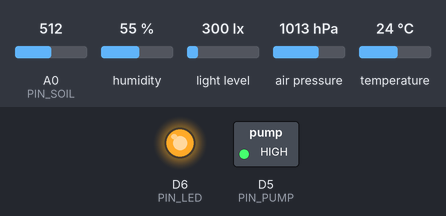
A sketch run on a simulated ESP8266 (Wemos D1 mini). On the bench: switched loads named in the sketch (green lamp = pin HIGH), output pins drawn as LEDs (lit = HIGH). Inputs (shaded band) come from the test bench; at power-on: A0 (PIN_SOIL) = 512, humidity 55 %, light level 300 lx, air pressure 1013 hPa, temperature 24 °C. WiFi joins after 1.5 s; servers stay silent unless stated; uploads are accepted with an empty reply; the local clock reads 2024-03-15 10:24:30 at power-on unless the sketch sets it; what the sketch prints to the serial monitor is not drawn.

Above: at 0.1 s.
At 2.0 s:
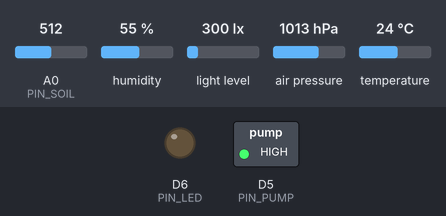
Timing chart, 0 to 3.5 s (numbered marks = the images above):
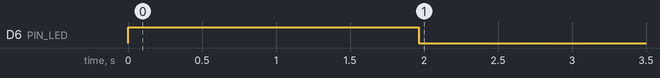

The sketch:

smart_farm.ino
```cpp
/*
  ระบบฟาร์มอัจฉริยะ IoT สำหรับพืชอวบน้ำ — เฟิร์มแวร์ D1 Mini ESP8266
  ขาต่อตามตารางที่ 3-1 / ภาพที่ 3-2
    BME280, BH1750 : SDA = D2, SCL = D1 (I2C ร่วมกัน)
    Soil Moisture  : A0
    รีเลย์ปั๊ม (IN1) : D5     รีเลย์ไฟ LED (IN2) : D6

  ไลบรารีที่ต้องติดตั้ง (Library Manager):
    Adafruit BME280 Library, BH1750 (by Christopher Laws), ArduinoJson (v7)
  บอร์ด: LOLIN(WEMOS) D1 R2 & mini  (แพ็กเกจ esp8266 by ESP8266 Community)

  การทำงานทุก 60 วินาที (ภาพที่ 3-3):
    ตรวจ Wi-Fi -> อ่านค่าเซ็นเซอร์ -> ส่งข้อมูลและรับค่าตั้ง -> ควบคุมปั๊มและไฟ
  ถ้าเน็ตหลุด ระบบยังควบคุมตามเกณฑ์ล่าสุดต่อไปได้ และจะต่อ Wi-Fi ใหม่เอง
*/
#include <ESP8266WiFi.h>
#include <ESP8266HTTPClient.h>
#include <WiFiClientSecureBearSSL.h>
#include <Wire.h>
#include <Adafruit_BME280.h>
#include <BH1750.h>
#include <ArduinoJson.h>
#include <time.h>
#include "config.h"

// ถ้ามีไฟล์ model.h (ได้จาก ai/train_model.py) อยู่ในโฟลเดอร์เดียวกัน จะเปิดโหมด AI ให้อัตโนมัติ
#if __has_include("model.h")
  #include "model.h"
  #define HAS_MODEL 1
#else
  #define HAS_MODEL 0
#endif

const uint8_t PIN_PUMP = D5;
const uint8_t PIN_LED  = D6;
const uint8_t PIN_SOIL = A0;

// ---------------- ค่าตั้ง (ค่าเริ่มต้นตามตารางที่ 3-3 และ 3-6; เซิร์ฟเวอร์ส่งค่าใหม่มาแทนได้) ----------------
struct Settings {
  char  mode[8]      = "auto";  // auto = ตามเกณฑ์, ai = โหมด AI, manual = สั่งเองจากเว็บ
  float soilOn       = 30;      // ความชื้นต่ำกว่านี้ -> เริ่มให้น้ำ
  float soilOff      = 45;      // ให้น้ำจนถึงค่านี้
  float luxOn        = 2000;    // กลางวันและแสงต่ำกว่านี้ -> เปิดไฟ
  float luxOff       = 3000;    // แสงเกินนี้ -> ปิดไฟ
  int   dayStart     = 6;       // กลางวัน 06.00–18.00 น.
  int   dayEnd       = 18;
  int   pumpPulseSec = 5;       // เปิดปั๊ม 5 วินาทีต่อรอบ
  int   maxPulsesDay = 40;      // ป้องกันเพิ่มเติม: เปิดปั๊มได้ไม่เกินกี่ครั้งต่อวัน
  float aiPredMin    = 30;      // ค่าพยากรณ์ 3 ชม. ต่ำกว่านี้ -> ให้น้ำล่วงหน้าช่วงเช้า
  float aiEmergency  = 20;      // ความชื้นปัจจุบันต่ำกว่านี้ -> ให้น้ำทันที
  int   aiStart      = 6;       // ช่วงให้น้ำล่วงหน้า 06.00–10.00 น.
  int   aiEnd        = 10;
} cfg;

struct Reading {
  float t = NAN, rh = NAN, p = NAN, lux = NAN, soil = NAN;
  int   soilRaw = -1;
  bool  okBme = false, okLux = false, okSoil = false;
  bool ok() const { return okBme && okLux && okSoil; }
};

Adafruit_BME280 bme;
BH1750 lightMeter(0x23);
bool bmeReady = false, luxReady = false;

// ---------------- สถานะ ----------------
bool pumpOn = false, ledOn = false, ledManual = false, watering = false;
unsigned long pumpOffAt = 0, lastCycle = 0, lastWifiTry = 0;
unsigned long lastWaterMs = 0;      // millis() ตอนให้น้ำครั้งล่าสุด (0 = ยังไม่รู้)
long  serverWaterAgoS = -1;         // เวลาตั้งแต่ให้น้ำล่าสุดที่เซิร์ฟเวอร์บอก (ใช้หลังรีบูต)
int   pulsesToday = 0, pulsesToReport = 0, today = -1;
const char* pumpSource = "auto";
const char* decision = "start";
bool  firstCycle = true, serverOk = false;

// ---------------- ค่าเฉลี่ย 10 นาที สำหรับโมเดล AI (หัวข้อ 3.4.6 ข้อ 2) ----------------
struct Avg { float t, rh, p, lux, soil; };
Avg   ring[7];                       // ย้อนหลัง 1 ชั่วโมง = 7 ช่อง (ปัจจุบัน + 6 ช่องก่อนหน้า)
int   ringCount = 0;
Avg   sum = {0, 0, 0, 0, 0};
int   sumCount = 0, cyclesInWindow = 0;
float prediction = NAN;              // ความชื้นที่พยากรณ์ในอีก 3 ชม. (NAN = ยังไม่มี)
unsigned long predictionAt = 0;

// ======================================================================
void relayWrite(uint8_t pin, bool on) {
  digitalWrite(pin, (on ^ RELAY_ACTIVE_LOW) ? HIGH : LOW);
}

void setPump(bool on) {
  if (on && !pumpOn) {
    unsigned long sec = constrain(cfg.pumpPulseSec, 1, 10);   // ป้องกัน: เปิดได้สูงสุด 10 วินาทีต่อครั้ง
    pumpOffAt = millis() + sec * 1000UL;
    lastWaterMs = millis(); if (lastWaterMs == 0) lastWaterMs = 1;
    serverWaterAgoS = -1;
    pulsesToday++; pulsesToReport++;
  }
  pumpOn = on;
  relayWrite(PIN_PUMP, on);
}

void setLed(bool on) {
  ledOn = on;
  relayWrite(PIN_LED, on);
}

// ---------------- เวลา ----------------
bool timeValid() { return time(nullptr) > 1700000000; }

float hourNow() {                     // ชั่วโมงแบบทศนิยม เช่น 13.5 = 13.30 น. (-1 = ยังไม่ได้เวลาจาก NTP)
  if (!timeValid()) return -1;
  time_t now = time(nullptr);
  struct tm* lt = localtime(&now);
  return lt->tm_hour + lt->tm_min / 60.0f;
}

int dayOfYear() {
  if (!timeValid()) return (int)(millis() / 86400000UL);
  time_t now = time(nullptr);
  return localtime(&now)->tm_yday;
}

// ---------------- Wi-Fi ----------------
void ensureWifi() {
  if (WiFi.status() == WL_CONNECTED) return;
  if (millis() - lastWifiTry < 30000UL && lastWifiTry != 0) return;   // ลองใหม่ทุก 30 วินาที ไม่บล็อกการควบคุม
  lastWifiTry = millis();
  Serial.println(F("[WiFi] กำลังเชื่อมต่อใหม่..."));
  WiFi.disconnect();
  WiFi.begin(WIFI_SSID, WIFI_PASS);
}

// ---------------- เซ็นเซอร์ ----------------
void initSensors() {
  if (!bmeReady) bmeReady = bme.begin(0x76, &Wire) || bme.begin(0x77, &Wire);
  if (!luxReady) luxReady = lightMeter.begin(BH1750::CONTINUOUS_HIGH_RES_MODE, 0x23, &Wire);
}

Reading readSensors() {
  Reading r;
  initSensors();                               // ถ้าเซ็นเซอร์หลุดแล้วต่อกลับ จะเริ่มใหม่ได้เอง
  if (bmeReady) {
    r.t  = bme.readTemperature();
    r.rh = bme.readHumidity();
    r.p  = bme.readPressure() / 100.0f;
    r.okBme = !isnan(r.t) && !isnan(r.rh) && !isnan(r.p) &&
              r.t > -10 && r.t < 60 && r.rh >= 0 && r.rh <= 100 && r.p > 800 && r.p < 1100;
    if (!r.okBme) bmeReady = false;
  }
  if (luxReady) {
    r.lux = lightMeter.readLightLevel();
    r.okLux = r.lux >= 0 && r.lux < 65536;
    if (!r.okLux) luxReady = false;
  }
  long acc = 0;
  for (int i = 0; i < 10; i++) { acc += analogRead(PIN_SOIL); delay(5); }
  r.soilRaw = acc / 10;
  // สายหลุดหรือเซ็นเซอร์เสีย ค่ามักจะชิด 0 หรือ 1023
  r.okSoil = r.soilRaw > 30 && r.soilRaw < 1010;
  if (r.okSoil) {
    float pct = (float)(SOIL_RAW_DRY - r.soilRaw) * 100.0f / (SOIL_RAW_DRY - SOIL_RAW_WET);
    r.soil = constrain(pct, 0.0f, 100.0f);
  }
  return r;
}

// ---------------- AI: ค่าเฉลี่ย 10 นาทีและการพยากรณ์ ----------------
float hoursSinceWater() {
  if (lastWaterMs != 0) return (millis() - lastWaterMs) / 3600000.0f;
  if (serverWaterAgoS >= 0) return serverWaterAgoS / 3600.0f;
  return 72;                                  // ไม่ทราบ -> ใช้ค่าสูงสุดตามที่ฝึกโมเดล
}

void updateAverages(const Reading& r) {
  if (r.ok()) {
    sum.t += r.t; sum.rh += r.rh; sum.p += r.p; sum.lux += r.lux; sum.soil += r.soil; sumCount++;
  }
  cyclesInWindow++;
  if ((unsigned long)cyclesInWindow * CYCLE_SECONDS < 600) return;   // ยังไม่ครบ 10 นาที

  if (sumCount >= cyclesInWindow / 2) {
    Avg a = { sum.t / sumCount, sum.rh / sumCount, sum.p / sumCount, sum.lux / sumCount, sum.soil / sumCount };
    if (ringCount == 7) { for (int i = 0; i < 6; i++) ring[i] = ring[i + 1]; ringCount = 6; }
    ring[ringCount++] = a;
  } else {
    ringCount = 0;                            // ข้อมูลขาดช่วง -> เริ่มนับ 1 ชั่วโมงใหม่ (กลไกสำรอง)
  }
  sum = {0, 0, 0, 0, 0}; sumCount = 0; cyclesInWindow = 0;

#if HAS_MODEL
  float h = hourNow();
  if (ringCount == 7 && h >= 0) {
    const Avg& now = ring[6];
    double in[9] = { now.t, now.rh, now.p, now.lux, now.soil,
                     now.soil - ring[0].soil,
                     sin(2 * PI * h / 24.0), cos(2 * PI * h / 24.0),
                     min(hoursSinceWater(), 72.0f) };
    double y = score(in);                     // ลำดับตรงกับ FEATURES ใน train_model.py
    prediction = (y >= 0 && y <= 100) ? (float)y : NAN;
    predictionAt = millis();
  } else {
    prediction = NAN;
  }
#endif
}

bool aiReady() {
  return HAS_MODEL && !isnan(prediction) && millis() - predictionAt < 15UL * 60000UL;
}

// ---------------- ส่งข้อมูลและรับค่าตั้ง ----------------
void applySettings(JsonObjectConst s) {
  if (s.isNull()) return;
  const char* m = s["mode"] | cfg.mode;
  if (!strcmp(m, "auto") || !strcmp(m, "ai") || !strcmp(m, "manual")) strlcpy(cfg.mode, m, sizeof(cfg.mode));
  cfg.soilOn       = s["soil_on"]        | cfg.soilOn;
  cfg.soilOff      = s["soil_off"]       | cfg.soilOff;
  cfg.luxOn        = s["lux_on"]         | cfg.luxOn;
  cfg.luxOff       = s["lux_off"]        | cfg.luxOff;
  cfg.dayStart     = s["day_start"]      | cfg.dayStart;
  cfg.dayEnd       = s["day_end"]        | cfg.dayEnd;
  cfg.pumpPulseSec = s["pump_pulse_s"]   | cfg.pumpPulseSec;
  cfg.maxPulsesDay = s["max_pulses_day"] | cfg.maxPulsesDay;
  cfg.aiPredMin    = s["ai_pred_min"]    | cfg.aiPredMin;
  cfg.aiEmergency  = s["ai_emergency"]   | cfg.aiEmergency;
  cfg.aiStart      = s["ai_start"]       | cfg.aiStart;
  cfg.aiEnd        = s["ai_end"]         | cfg.aiEnd;
}

void runCommand(JsonObjectConst c, const Reading& r) {
  if (c.isNull()) return;
  const char* dev = c["device"] | "";
  const char* act = c["action"] | "";
  Serial.printf("[คำสั่ง] %s %s\n", dev, act);
  if (!strcmp(dev, "pump") && !strcmp(act, "pulse")) {
    if (r.okSoil) { pumpSource = "manual"; setPump(true); decision = "manual_pulse"; }
    else decision = "manual_blocked_sensor_error";
  } else if (!strcmp(dev, "led")) {
    ledManual = !strcmp(act, "on");
  }
}

void putNum(JsonDocument& d, const char* k, float v, bool ok, int digits) {
  if (ok && !isnan(v)) d[k] = serialized(String(v, digits)); else d[k] = nullptr;
}

bool postReading(const Reading& r, JsonDocument& resp) {
  if (WiFi.status() != WL_CONNECTED) return false;
  JsonDocument d;
  d["device"] = DEVICE_ID;
  putNum(d, "temperature", r.t, r.okBme, 2);
  putNum(d, "humidity", r.rh, r.okBme, 2);
  putNum(d, "pressure", r.p, r.okBme, 2);
  putNum(d, "lux", r.lux, r.okLux, 1);
  putNum(d, "soil", r.soil, r.okSoil, 2);
  d["soil_raw"] = r.soilRaw;
  d["pump"] = pulsesToReport > 0 ? 1 : 0;      // มีการให้น้ำนับจากรายงานครั้งก่อน
  d["pump_pulses"] = pulsesToReport;
  d["pump_source"] = pumpSource;
  d["led"] = ledOn ? 1 : 0;
  d["mode"] = cfg.mode;
  putNum(d, "soil_pred_3h", prediction, aiReady(), 2);
  d["decision"] = decision;
  JsonArray err = d["errors"].to<JsonArray>();
  if (!r.okBme) err.add("bme280");
  if (!r.okLux) err.add("bh1750");
  if (!r.okSoil) err.add("soil");
  d["rssi"] = WiFi.RSSI();
  d["uptime_s"] = millis() / 1000;
  d["has_model"] = HAS_MODEL;
  String body; serializeJson(d, body);

  HTTPClient http;
  WiFiClient plain;
  std::unique_ptr<BearSSL::WiFiClientSecure> secure;
  String url = String(SERVER_URL) + "/api/readings";
  bool ok;
  if (url.startsWith("https")) {
    secure.reset(new BearSSL::WiFiClientSecure);
    secure->setInsecure();                     // ไม่ตรวจใบรับรอง (พอสำหรับต้นแบบ)
    secure->setBufferSizes(4096, 1024);
    ok = http.begin(*secure, url);
  } else {
    ok = http.begin(plain, url);
  }
  if (!ok) return false;
  http.setTimeout(5000);
  http.addHeader("Content-Type", "application/json");
  http.addHeader("x-api-key", API_KEY);
  int code = http.POST(body);
  bool success = false;
  if (code == 200 || code == 201) {
    success = !deserializeJson(resp, http.getString());
    if (success) pulsesToReport = 0;          // ส่งไม่สำเร็จ -> เก็บไว้รายงานรอบหน้า
  } else {
    Serial.printf("[HTTP] ส่งไม่สำเร็จ code=%d %s\n", code, http.errorToString(code).c_str());
  }
  http.end();
  return success;
}

// ---------------- ควบคุม (ตารางที่ 3-3 และ 3-6) ----------------
void control(const Reading& r) {
  float h = hourNow();
  bool day = h >= 0 && h >= cfg.dayStart && h < cfg.dayEnd;

  if (!strcmp(cfg.mode, "manual")) {          // โหมดสั่งเอง: ไฟตามปุ่มบนเว็บ, ปั๊มเฉพาะเมื่อกดสั่ง
    setLed(ledManual);
    watering = false;
    decision = "manual_mode";
    return;
  }

  if (!r.ok()) {                              // อ่านค่าไม่ได้ -> ตัดรีเลย์ทั้งหมด
    setPump(false); setLed(false); watering = false;
    decision = "sensor_error";
    return;
  }

  // ไฟ LED: กลางวัน + hysteresis 2,000 / 3,000 lux
  if (!day) setLed(false);
  else if (r.lux < cfg.luxOn) setLed(true);
  else if (r.lux > cfg.luxOff) setLed(false);

  // ปั๊ม
  bool useAi = !strcmp(cfg.mode, "ai") && aiReady();
  if (useAi) {
    if (r.soil < cfg.aiEmergency) { watering = true; decision = "ai_emergency"; }
    else if (!watering && prediction < cfg.aiPredMin) {
      if (h >= cfg.aiStart && h < cfg.aiEnd) { watering = true; decision = "ai_prewater"; }
      else decision = "ai_wait_morning";
    } else if (!watering) decision = "ai_no_water";
  } else {
    if (!strcmp(cfg.mode, "ai")) decision = "ai_fallback_threshold";
    else decision = "threshold";
    if (r.soil < cfg.soilOn) watering = true;
  }
  if (watering && r.soil >= cfg.soilOff) watering = false;

  if (watering) {
    if (pulsesToday < cfg.maxPulsesDay) { pumpSource = useAi ? "ai" : "auto"; setPump(true); }
    else { watering = false; decision = "daily_limit"; }
  }
}

// ======================================================================
void cycle() {
  int d = dayOfYear();
  if (d != today) { today = d; pulsesToday = 0; }

  Reading r = readSensors();
  updateAverages(r);

  JsonDocument resp;
  serverOk = postReading(r, resp);
  if (serverOk) {
    applySettings(resp["settings"]);
    if (!resp["last_water_ago_s"].isNull() && lastWaterMs == 0) serverWaterAgoS = resp["last_water_ago_s"];
  }
  decision = "-";
  control(r);
  if (serverOk) runCommand(resp["command"], r);

  Serial.printf("T=%.1fC RH=%.0f%% P=%.0fhPa Lux=%.0f Soil=%.0f%% (raw %d) | ปั๊ม=%s ไฟ=%s | โหมด=%s %s | pred3h=%s | WiFi=%s server=%s\n",
                r.t, r.rh, r.p, r.lux, r.soil, r.soilRaw,
                pumpOn ? "ON" : "off", ledOn ? "ON" : "off", cfg.mode, decision,
                isnan(prediction) ? "-" : String(prediction, 1).c_str(),
                WiFi.status() == WL_CONNECTED ? "ok" : "หลุด", serverOk ? "ok" : "ไม่ตอบ");
}

void setup() {
  // ตั้งขารีเลย์ให้ "ปิด" ก่อนเป็น OUTPUT ป้องกันปั๊มกระตุกตอนเปิดเครื่อง
  digitalWrite(PIN_PUMP, RELAY_ACTIVE_LOW ? HIGH : LOW);
  digitalWrite(PIN_LED,  RELAY_ACTIVE_LOW ? HIGH : LOW);
  pinMode(PIN_PUMP, OUTPUT);
  pinMode(PIN_LED, OUTPUT);
  setPump(false); setLed(false);
  pulsesToday = 0; pulsesToReport = 0; lastWaterMs = 0;

  Serial.begin(115200);
  delay(200);
  Serial.println(F("\n=== Smart Farm (D1 Mini) ==="));
  Serial.printf("โมเดล AI: %s\n", HAS_MODEL ? "มี (model.h)" : "ไม่มี — ใช้โหมดเกณฑ์");

  Wire.begin(D2, D1);                         // SDA = D2, SCL = D1
  initSensors();
  Serial.printf("BME280: %s  BH1750: %s\n", bmeReady ? "พบ" : "ไม่พบ!", luxReady ? "พบ" : "ไม่พบ!");

  WiFi.mode(WIFI_STA);
  WiFi.setAutoReconnect(true);
  WiFi.begin(WIFI_SSID, WIFI_PASS);
  lastWifiTry = millis();
  for (int i = 0; i < 40 && WiFi.status() != WL_CONNECTED; i++) { delay(250); Serial.print('.'); }
  Serial.println();
  if (WiFi.status() == WL_CONNECTED) Serial.printf("[WiFi] เชื่อมต่อแล้ว IP=%s\n", WiFi.localIP().toString().c_str());
  else Serial.println(F("[WiFi] ยังเชื่อมต่อไม่ได้ จะลองใหม่ระหว่างทำงาน"));

  configTime(TZ_OFFSET_SEC, 0, "pool.ntp.org", "time.google.com");
}

void loop() {
  if (pumpOn && (long)(millis() - pumpOffAt) >= 0) setPump(false);   // ตัดปั๊มเมื่อครบเวลา
  ensureWifi();
  if (firstCycle || millis() - lastCycle >= CYCLE_SECONDS * 1000UL) {
    firstCycle = false;
    lastCycle = millis();
    cycle();
  }
  delay(20);
}
```

config.h
```cpp
// ===================== ค่าที่ต้องแก้ก่อนอัปโหลด =====================
#pragma once

// ---- Wi-Fi ----
#define WIFI_SSID     "admin"
#define WIFI_PASS     "Infor@2025"

// ---- เซิร์ฟเวอร์ (Node.js) ----
// ใช้ IP ของคอมพิวเตอร์ที่รัน server เช่น "http://192.168.1.50:3000"
// ถ้าขึ้นคลาวด์แบบ https ก็ใส่ "https://ชื่อโดเมน" ได้เลย
#define SERVER_URL    "http://192.168.1.50:3000"
#define API_KEY       "เปลี่ยนเป็นรหัสลับเดียวกับในไฟล์ .env"
#define DEVICE_ID     "farm-01"

// ---- ปรับเทียบเซ็นเซอร์ความชื้นวัสดุปลูก (หัวข้อ 3.3.2) ----
// ดูค่า soil_raw ใน Serial Monitor แล้วนำมาใส่
//   SOIL_RAW_DRY = ค่าตอนถือเซ็นเซอร์ไว้ในอากาศ (แห้งสุด)
//   SOIL_RAW_WET = ค่าตอนจุ่มเซ็นเซอร์ในน้ำถึงขีด (เปียกสุด)
#define SOIL_RAW_DRY  620
#define SOIL_RAW_WET  280

// ---- รีเลย์ ----
// โมดูลรีเลย์ส่วนใหญ่ทำงานเมื่อขา IN เป็น LOW (active-LOW) ให้ใส่ true
// ถ้าอัปโหลดแล้วรีเลย์ติดค้างตั้งแต่เปิดเครื่อง ให้เปลี่ยนเป็น false
#define RELAY_ACTIVE_LOW  true

// ---- รอบการทำงาน ----
#define CYCLE_SECONDS  60      // อ่านค่าและส่งข้อมูลทุก 60 วินาที (หัวข้อ 3.3.1)
#define TZ_OFFSET_SEC  (7 * 3600)
```

Measured:
- by itself, D6 (PIN_LED): HIGH → LOW at 2.0 s
